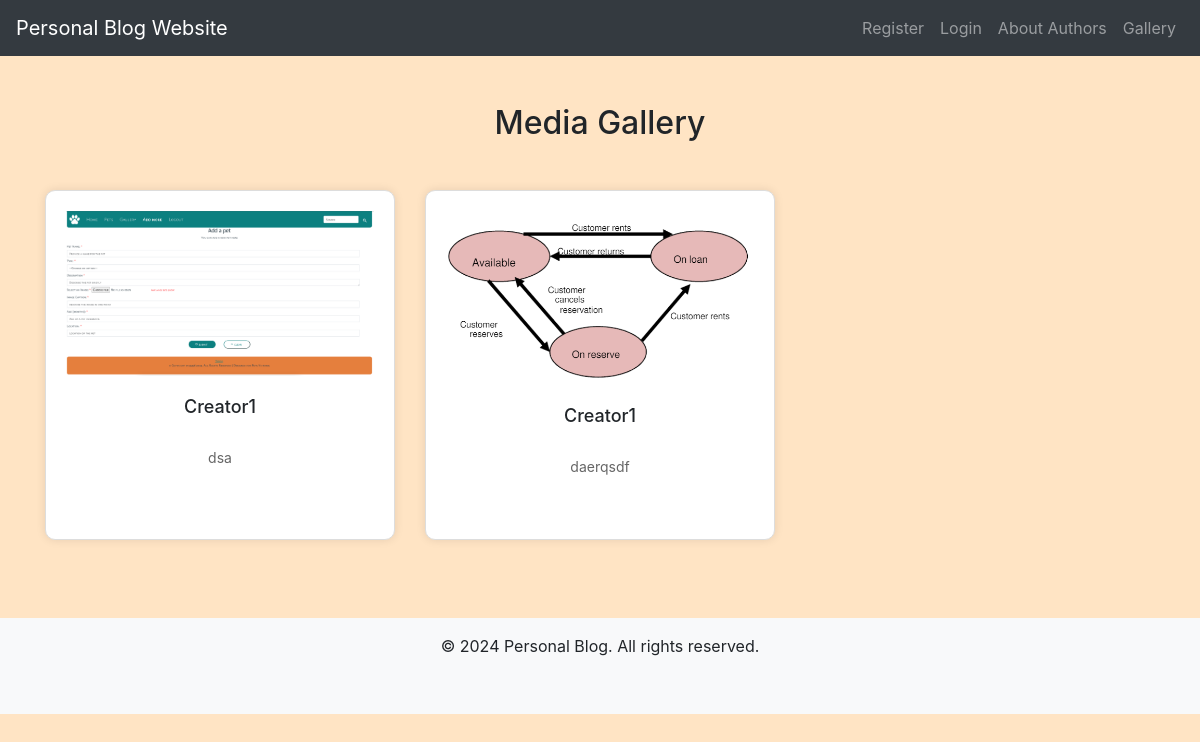
Page /media_gallery.php on the committed database.
### tables this page shows
CREATE TABLE `media` (
  `id` int(11) NOT NULL,
  `user_id` int(11) NOT NULL,
  `type` enum('image','video','audio','other') NOT NULL,
  `url` varchar(255) NOT NULL,
  `description` text DEFAULT NULL,
  `created_at` timestamp NOT NULL DEFAULT current_timestamp(),
  `updated_at` timestamp NOT NULL DEFAULT current_timestamp() ON UPDATE current_timestamp()
);

CREATE TABLE `users` (
  `id` int(11) NOT NULL,
  `username` varchar(255) NOT NULL,
  `email` varchar(255) NOT NULL,
  `password` varchar(255) NOT NULL,
  `phone` varchar(20) NOT NULL,
  `usertype` enum('reader','creator') NOT NULL,
  `created_at` timestamp NOT NULL DEFAULT current_timestamp(),
  `updated_at` timestamp NOT NULL DEFAULT current_timestamp() ON UPDATE current_timestamp(),
  `bio` text DEFAULT NULL,
  `profile_picture` varchar(255) DEFAULT NULL
);

### media_gallery.php (the view, shortened to what this page needs)
<?php
include('config.php');
$sql = "SELECT m.id, m.type, m.url, m.description, u.username
        FROM media m
        JOIN users u ON m.user_id = u.id
        ORDER BY m.created_at DESC";
$result = mysqli_query($conn, $sql);
?>
<!DOCTYPE html>
<html lang="en">
<head>
    <link rel="stylesheet" href="https://maxcdn.bootstrapcdn.com/bootstrap/4.5.2/css/bootstrap.min.css">
    <link rel="stylesheet" href="https://cdnjs.cloudflare.com/ajax/libs/font-awesome/5.15.4/css/all.min.css">
    <link rel="stylesheet" href="css/style.css">
</head>
<body>
<?php include('navbar.php'); ?>
<div class="container mt-5">
    <h2 class="text-center mb-5">Media Gallery</h2>
    <div class="row">
        <?php
        if (mysqli_num_rows($result) > 0) {
            while ($media = mysqli_fetch_assoc($result)) {
                ?>
                <div class="col-md-4">
                    <div class="media-card">
                        <?php
                        if ($media['type'] == 'image') {
                            echo "<img src='media/" . htmlspecialchars($media['url']) . "' alt='Image'>";
                        } elseif ($media['type'] == 'video') {
                            echo "<video controls><source src='media/" . htmlspecialchars($media['url']) . "' type='video/mp4'>Your browser does not support the video tag.</video>";
                        } elseif ($media['type'] == 'audio') {
                            echo "<audio controls><source src='media/" . htmlspecialchars($media['url']) . "' type='audio/mp3'>Your browser does not support the audio element.</audio>";
                        } else {
                            echo "<p>File type not supported for display.</p>";
                        }
                        ?>
                        <h4><?php echo htmlspecialchars($media['username']); ?></h4>
                        <p><?php echo nl2br(htmlspecialchars($media['description'])); ?></p>
                    </div>
                </div>
                <?php
            }
        } else {
            echo "<p>No media uploaded yet.</p>";
        }
        ?>
    </div>
</div>
<?php include 'footer.php'; ?>
</body>
</html>

### css/style.css (style rules this page uses)
body { background-color: bisque; }
h1, h2, h3, h4 { text-align: center; margin-top: 30px; margin-bottom: 30px; }
.container { margin-bottom: 40px; }

### media_gallery.php (style rules this page uses)
.media-card { background-color: #fff; border: 1px solid #ddd; border-radius: 10px; padding: 20px; box-shadow: 0 0 10px rgba(0, 0, 0, 0.1); margin-bottom: 30px; text-align: center; display: flex; flex-direction: column; justify-content: space-between; height: 350px; }
.media-card img, .media-card video, .media-card audio { max-width: 100%; max-height: 200px; margin-bottom: 10px; }
.media-card h4 { margin-top: 10px; font-size: 18px; }
.media-card p { flex-grow: 1; font-size: 14px; color: #666; }
.row { display: flex; flex-wrap: wrap; }
.col-md-4 { display: flex; justify-content: space-between; }

### rows in the picture
media: url (picture), user.username "Creator1", description "dsa"
media: url (picture), user.username "Creator1", description "daerqsdf"
